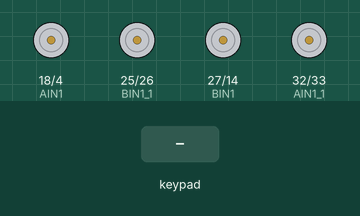
This sketch was run on a simulated ESP32. On the bench: motor-driver pin pairs drawn as motors (green arrow = first pin HIGH = forward, orange = second pin HIGH = backward, longer = more drive). Inputs (shaded band) come from the test bench.

Above: at 1.2 s.
1.3 s: key 'U' pressed
At 1.5 s:
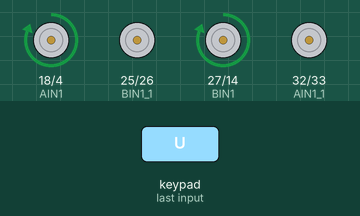
3.2 s: key 'D' pressed
At 3.4 s:
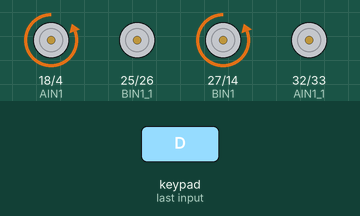
5.1 s: key 'L' pressed
At 5.3 s:
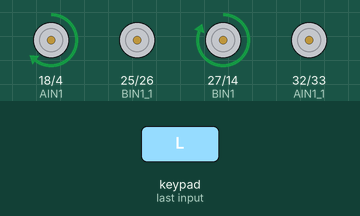
7.0 s: key 'R' pressed
At 7.2 s:
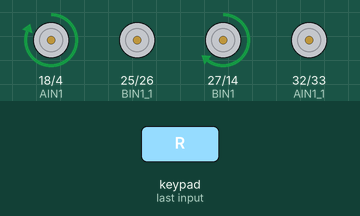
8.9 s: key 'O' pressed
At 9.1 s:
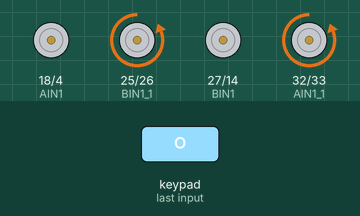
10.8 s: key 'S' pressed
At 11.0 s:
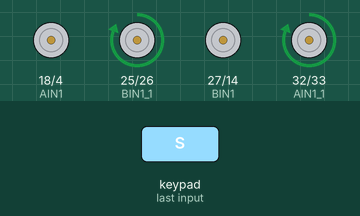
Timing chart, 0 to 13.7 s (numbered marks = the images above; inputs shaded):
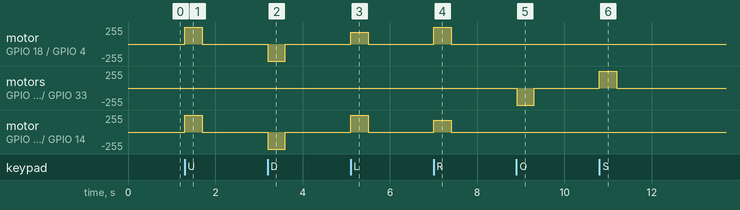

The sketch:

JoystickModeGamePad.ino
```cpp
#define CUSTOM_SETTINGS
#define INCLUDE_GAMEPAD_MODULE
#include <DabbleESP32.h>
#include <analogWrite.h>


//Definición de pines
#define AIN1 18
#define AIN2 4
#define BIN1 27
#define BIN2 14
#define AIN1_1 32
#define AIN2_1 33
#define BIN1_1 25
#define BIN2_1 26


//Declaración de variables
const int valorMinPWM = 150;
const int valorMaxPWM = 255;
int tiempoPruebas = 100;
int newpwm = 0;

void setup() {
  Serial.begin(115200);
  Dabble.begin("balam2023"); //Puede cambiar el nombre de su dispositivo aquí
  //Configuración de pines
  pinMode(AIN1, OUTPUT);
  pinMode(AIN2, OUTPUT);
  pinMode(BIN1, OUTPUT);
  pinMode(BIN2, OUTPUT);
  pinMode(AIN1_1, OUTPUT);
  pinMode(AIN2_1, OUTPUT);
  pinMode(BIN1_1, OUTPUT);
  pinMode(BIN2_1, OUTPUT);

}

void loop() {
  Dabble.processInput();
  //-------------- Variables para obtener los datos del joystick --------------
  //Obtiene el radio del joystick, 0 < r < 7
  int radio = GamePad.getRadius();

  //Obtiene el ángulo del joystick, 0 < a < 360
  int angle = GamePad.getAngle();

  //Calcula el pwm dependiendo del radio del joystick
  int pwm = map(radio, 0, 7, valorMinPWM, valorMaxPWM);

  //Obtiene la posición de y y de x del joystick
  int joystickX = GamePad.getXaxisData();
  int joystickY = GamePad.getYaxisData();
  int quadrant = getQuadrant(angle, radio, pwm);

  //-------------- Condiciones para el funcionamiento de los motores --------------
  if (quadrant == 1) {
    //Giro en el primer cuadrante
    analogWrite(AIN1, pwm);
    digitalWrite(AIN2, LOW);
    analogWrite(BIN1, newpwm);
    digitalWrite(BIN2, LOW);

  } else if (quadrant == 2) {
    //Giro en el segundo cuadrante
    analogWrite(AIN1, newpwm);
    digitalWrite(AIN2, LOW);
    analogWrite(BIN1, pwm);
    digitalWrite(BIN2, LOW);

  } else if (quadrant == 3) {
    //Giro en el tercer cuadrante
    digitalWrite(AIN1, LOW);
    analogWrite(AIN2, newpwm);
    digitalWrite(BIN1, LOW);
    analogWrite(BIN2, pwm);

  } else if (quadrant == 4) {
    //Giro en el cuarto cuadrante
    digitalWrite(AIN1, LOW);
    analogWrite(AIN2, pwm);
    digitalWrite(BIN1, LOW);
    analogWrite(BIN2, newpwm);

  } else if (joystickY > 0 && joystickX == 0) {
    //Mover hacia adelante
    analogWrite(AIN1, pwm);
    digitalWrite(AIN2, LOW);
    analogWrite(BIN1, pwm);
    digitalWrite(BIN2, LOW);

  } else if (joystickY < 0 && joystickX == 0) {
    //Mover hacia atrás
    digitalWrite(AIN1, LOW);
    analogWrite(AIN2, pwm);
    digitalWrite(BIN1, LOW);
    analogWrite(BIN2, pwm);

  }  else if (joystickX > 0 && joystickY == 0) {
    //Giro completo hacia la derecha
    analogWrite(AIN1, pwm);
    digitalWrite(AIN2, LOW);
    analogWrite(BIN1, pwm * 0.7);
    digitalWrite(BIN2, LOW);

  } else if (joystickX < 0 && joystickY == 0) {
    //Giro completo hacia la izquierda
    analogWrite(AIN1, pwm * 0.7);
    digitalWrite(AIN2, LOW);
    analogWrite(BIN1, pwm);
    digitalWrite(BIN2, LOW);

  } else if (GamePad.isTrianglePressed()) {
    //Frena rápidamente
    analogWrite(AIN1, 255);
    analogWrite(AIN2, 255);
    analogWrite(BIN1, 255);
    analogWrite(BIN2, 255);

  } else  if (GamePad.isSquarePressed()) {
    //Activa motores para soltar la pelota
    analogWrite(AIN1_1, valorMaxPWM);
    digitalWrite(AIN2_1, LOW);
    analogWrite(BIN1_1, valorMaxPWM);
    digitalWrite(BIN2_1, LOW);
    delay(tiempoPruebas);

  } else if (GamePad.isCirclePressed()) {
    //Activa motores para retener la pelota
    digitalWrite(AIN1_1, LOW);
    analogWrite(AIN2_1, valorMaxPWM);
    digitalWrite(BIN1_1, LOW);
    analogWrite(BIN2_1, valorMaxPWM);
    delay(tiempoPruebas);

  } else {
    //Reinicia el valor de los motores cuando no se utilizan
    analogWrite(AIN1, 0);
    analogWrite(AIN2, 0);
    analogWrite(BIN1, 0);
    analogWrite(BIN2, 0);
    analogWrite(AIN1_1, 0);
    analogWrite(AIN2_1, 0);
    analogWrite(BIN1_1, 0);
    analogWrite(BIN2_1, 0);
  }
}

//Función que devuelve según el ángulo en que cuadrante está y asigma un pwm para los giros
int getQuadrant(int angle, int radio, int pwm) {
  int maxAngle = 0;
  int minAngle = 0;
  int quadrant = 0;
  if (radio > 0) {
    if (angle < 80 &&  angle > 10) {
      maxAngle = 10;
      minAngle = 80;
      quadrant = 1;
    } else if (angle < 170 && angle > 100) {
      maxAngle = 100;
      minAngle = 170;
      quadrant = 2;
    } else if (angle < 260 && angle > 190) {
      maxAngle = 190;
      minAngle = 260;
      quadrant = 3;
    } else if (angle < 350 && angle > 280 ) {
      maxAngle = 280;
      minAngle = 350;
      quadrant = 4;
    }
  }
  newpwm = map(angle, maxAngle, minAngle, valorMinPWM, pwm);
  return quadrant;
}
```

Measured:
- after the input at 1.3 s, motor on GPIO 18 (AIN1) / GPIO 4 (AIN2), motor on GPIO 27 (BIN1) / GPIO 14 (BIN2): stopped → forward 255/255 at once, → stopped 0.40 s later
- after the input at 3.2 s, motor on GPIO 18 (AIN1) / GPIO 4 (AIN2), motor on GPIO 27 (BIN1) / GPIO 14 (BIN2): stopped → backward 255/255 at once, → stopped 0.40 s later
- after the input at 5.1 s, motor on GPIO 18 (AIN1) / GPIO 4 (AIN2): stopped → forward 178/255 at once, → stopped 0.40 s later; motor on GPIO 27 (BIN1) / GPIO 14 (BIN2): stopped → forward 255/255 at once, → stopped 0.40 s later
- after the input at 7.0 s, motor on GPIO 18 (AIN1) / GPIO 4 (AIN2): stopped → forward 255/255 at once, → stopped 0.40 s later; motor on GPIO 27 (BIN1) / GPIO 14 (BIN2): stopped → forward 178/255 at once, → stopped 0.40 s later
- after the input at 8.9 s, motor on GPIO 25 (BIN1_1) / GPIO 26 (BIN2_1), motor on GPIO 32 (AIN1_1) / GPIO 33 (AIN2_1): stopped → backward 255/255 at once, → stopped 0.40 s later
- after the input at 10.8 s, motor on GPIO 25 (BIN1_1) / GPIO 26 (BIN2_1), motor on GPIO 32 (AIN1_1) / GPIO 33 (AIN2_1): stopped → forward 255/255 at once, → stopped 0.40 s later
